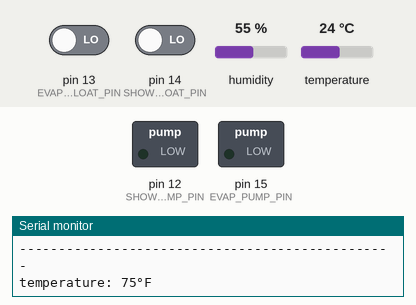
A sketch run on a simulated Arduino Uno, built with avr-gcc and run on an emulated ATmega328P. On the bench: switched loads named in the sketch (green lamp = pin HIGH), the last lines printed to the serial monitor. The test bench sets the inputs (shaded band); at power-on: pin 13 (EVAP_FLOAT_PIN) LOW, pin 14 (SHOWER_FLOAT_PIN) LOW, humidity 55 %, temperature 24 °C.

Above: at 1.4 s.
1.5 s: pin 13 (EVAP_FLOAT_PIN) driven HIGH
At 2.6 s:
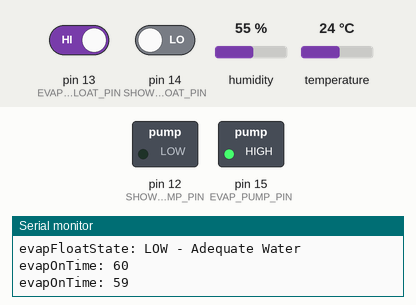
4.5 s: pin 13 (EVAP_FLOAT_PIN) driven LOW
At 4.9 s:
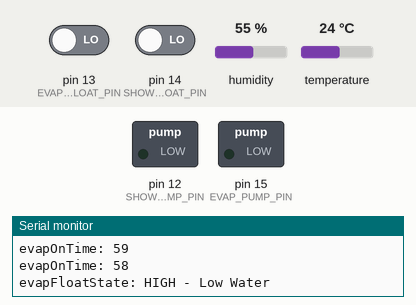
Timing chart, 0 to 7.5 s (numbered marks = the images above; inputs shaded):
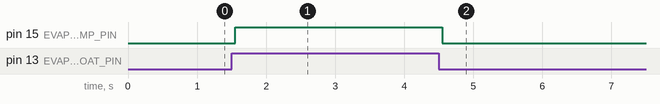

Measured:
- after the input at 1.5 s, pin 15 (EVAP_PUMP_PIN): LOW → HIGH after 0.05 s
- after the input at 4.5 s, pin 15 (EVAP_PUMP_PIN): HIGH → LOW after 0.05 s

The sketch:

water-pump-timer.ino
```cpp
// Objective: Use a NC momentary switch to turn an output high for a durations that
// can be increased by each momentary switch activation.

/* -------------------- Config -------------------- */
// https://escapequotes.net/esp8266-wemos-d1-mini-pins-and-diagram/
#define PEDAL_PIN 16 // Wemos: D0
#define PEDAL_SECONDS 10 // How much time (in s) to add for each pedal push

#define USE_SHOWER_FLOAT true // Use float pin in logic to turn SHOWER_PUMP_PIN HIGH
#define SHOWER_FLOAT_PIN 14 // Wemos: D5

#define SHOWER_PUMP_PIN 12 // Wemos: D6

#define EVAP_FLOAT_PIN 13 // Wemos:  D7
#define EVAP_PUMP_PIN 15 // Wemos: D8
#define EVAP_SECONDS 60 * 1 // How long to run the evap pump every TEMP_INTERVAL

#define USE_TEMP_SENSOR true
#if (USE_TEMP_SENSOR)
  #define TEMP_INTERVAL 1000 * 60 * 10 // (Ms) Time between polling temp sensor (minimum of 2s)
  #define DHT_PIN 5  // Wemos: D1
  #define TEMP_MIN 70 // Minimum temperature to turn pump on
  #include <Adafruit_Sensor.h>
  #include <DHT.h>
  // REQUIRES the following Arduino libraries:
  // - DHT Sensor Library: https://github.com/adafruit/DHT-sensor-library
  // - Adafruit Unified Sensor Lib: https://github.com/adafruit/Adafruit_Sensor
  //#define DHTTYPE DHT11   // DHT 11
  #define DHTTYPE DHT22   // DHT 22  (AM2302), AM2321
  //#define DHTTYPE DHT21   // DHT 21 (AM2301)
  DHT dht(DHT_PIN, DHTTYPE);
#endif
#define DEBOUNCE_DELAY 50 // the debounce time; increase if the output flickers

/* -------------------- Init Variables -------------------- */
// Pedal Switch
int pedalState;
int previousPedalState = LOW;
unsigned long lastPedalDebounceTime = 0;

// Shower Float Switch
int showerFloatState; // HIGH == Low Water
int previousShowerFloatState = LOW;
unsigned long lastShowerFloatDebounceTime = 0;

// Shower Pump Output
unsigned long previousShowerMillis = 0;
int showerOnTime = 0;  // How long (in s) to turn the output io HIGH for

// Evap Float Switch
int evapFloatState; // HIGH == Low Water
int previousEvapFloatState = LOW;
unsigned long lastEvapFloatDebounceTime = 0;

// Evap Pump Output
unsigned long previousEvapMillis = 0;
int evapOnTime = 0;

// Temperature
int temperature;
unsigned long previousTempMillis = 0;

unsigned long currentMillis;

void setup() {
  Serial.begin(9600);
  delay(1);
  Serial.println("-------------------- Config --------------------");
  Serial.print("USE_SHOWER_FLOAT: "); if (USE_SHOWER_FLOAT) Serial.println("TRUE"); else  Serial.println("FALSE");
  Serial.print("PEDAL_SECONDS: "); Serial.println(PEDAL_SECONDS);
  Serial.print("PEDAL_PIN: "); Serial.println(PEDAL_PIN);
  Serial.print("SHOWER_FLOAT_PIN: "); Serial.println(SHOWER_FLOAT_PIN);
  Serial.print("SHOWER_PUMP_PIN: "); Serial.println(SHOWER_PUMP_PIN);
  Serial.print("EVAP_PUMP_PIN: "); Serial.println(EVAP_PUMP_PIN);
  Serial.print("EVAP_FLOAT_PIN: "); Serial.println(EVAP_FLOAT_PIN);
  Serial.print("DEBOUNCE_DELAY(ms): "); Serial.println(DEBOUNCE_DELAY);
  #if (USE_TEMP_SENSOR)
    Serial.print("TEMP_MIN: "); Serial.println(TEMP_MIN);
    Serial.print("TEMP_INTERVAL: "); Serial.println(TEMP_INTERVAL);
    Serial.print("DHT_PIN: "); Serial.println(DHT_PIN);
  #endif
  Serial.println("------------------------------------------------\n");

  pinMode(PEDAL_PIN, INPUT);
  pinMode(SHOWER_FLOAT_PIN, INPUT);
  pinMode(SHOWER_PUMP_PIN, OUTPUT);
  pinMode(EVAP_FLOAT_PIN, INPUT);
  pinMode(EVAP_PUMP_PIN, OUTPUT);
  #if (USE_TEMP_SENSOR)
    dht.begin();
    temperature = dht.readTemperature(true);
    Serial.print("temperature: ");Serial.print(temperature);Serial.println("°F");
    if (temperature >= TEMP_MIN) evapOnTime = EVAP_SECONDS;
  #endif

}

void loop() {
  currentMillis = millis();
  pollPedal();
  pollShowerFloat();
  showerPump();
  pollEvapFloat();
  pollTemp();
  evapPump();
}

void pollPedal(){
  if ( USE_SHOWER_FLOAT && showerFloatState == LOW) return;
  int currentPedalState = digitalRead(PEDAL_PIN);
  if (currentPedalState != previousPedalState) {
    lastPedalDebounceTime = currentMillis;
  }

  if ((currentMillis - lastPedalDebounceTime) > DEBOUNCE_DELAY) {
    if (currentPedalState != pedalState) {
      if (pedalState == HIGH) {
         Serial.println("pedalState: HIGH");
         showerOnTime += PEDAL_SECONDS;
      }
      pedalState = currentPedalState;
    }
  }
  previousPedalState = currentPedalState;

}

void pollShowerFloat(){
  #if (USE_SHOWER_FLOAT)
    int currentFloatState = digitalRead(SHOWER_FLOAT_PIN);
    if (currentFloatState != previousShowerFloatState) {
      lastShowerFloatDebounceTime = currentMillis;
    }

    if ((currentMillis - lastShowerFloatDebounceTime) > DEBOUNCE_DELAY) {
      if (currentFloatState != showerFloatState) {
        if (showerFloatState == HIGH) {
           Serial.println("showerFloatState: HIGH - Low Water");
           if (USE_SHOWER_FLOAT) showerOnTime = 0;
        } else {
          Serial.println("showerFloatState: LOW - Adequate Water");
        }
        showerFloatState = currentFloatState;
      }
    }
    previousShowerFloatState = currentFloatState;
  #endif
}

void showerPump(){
  // TODO: use prevShowerFloatState and currentshowerFloatState
  if(currentMillis - previousShowerMillis > 1000 || (USE_SHOWER_FLOAT && !showerFloatState)) {
    if(showerOnTime > 0) {
      Serial.print("showerOnTime: ");Serial.println(showerOnTime);
      digitalWrite(SHOWER_PUMP_PIN, HIGH);
      showerOnTime = showerOnTime - 1;
      previousShowerMillis = currentMillis;
    } else {
      digitalWrite(SHOWER_PUMP_PIN, LOW);
    }
  }
}

void pollEvapFloat(){
  int currentFloatState = digitalRead(EVAP_FLOAT_PIN);
  if (currentFloatState != previousEvapFloatState) {
    lastEvapFloatDebounceTime = currentMillis;
  }

  if ((currentMillis - lastEvapFloatDebounceTime) > DEBOUNCE_DELAY) {
    if (currentFloatState != evapFloatState) {
      if (evapFloatState == HIGH) {
          Serial.println("evapFloatState: HIGH - Low Water");
          evapOnTime = 0;
      } else {
        Serial.println("evapFloatState: LOW - Adequate Water");
      }
      evapFloatState = currentFloatState;
    }
  }
  previousEvapFloatState = currentFloatState;
}

void evapPump() {
  // TODO: use prevShowerFloatState and currentshowerFloatState
  if(currentMillis - previousEvapMillis > 1000 || !evapFloatState) {
    if(evapOnTime > 0 && evapFloatState) {
      Serial.print("evapOnTime: ");Serial.println(evapOnTime);
      digitalWrite(EVAP_PUMP_PIN, HIGH);
      evapOnTime = evapOnTime - 1;
      previousEvapMillis = currentMillis;
    } else {
      digitalWrite(EVAP_PUMP_PIN, LOW);
    }
  }
}

void pollTemp() {
  #if (USE_TEMP_SENSOR)
    if ( currentMillis - previousTempMillis > TEMP_INTERVAL) {
      previousTempMillis = currentMillis;
      // float h = dht.readHumidity();
      // Read temperature as Celsius (the default)
      // float temp = dht.readTemperature();
      // Read temperature as Fahrenheit (isFahrenheit = true)
      temperature = dht.readTemperature(true);
      Serial.print("temperature: ");Serial.print(temperature);Serial.println("°F");
      if (temperature >= TEMP_MIN) evapOnTime = EVAP_SECONDS;
    }
  #endif
}
```
